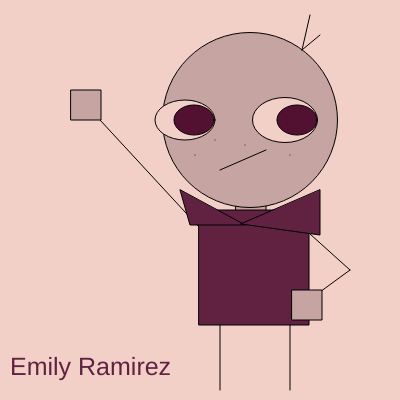
Frame 1 (no input)
Frame 60 (no input): identical to frame 1, image omitted
Frame 120 (the mouse pressed at the canvas centre since frame 60): identical to frame 1, image omitted

The p5.js sketch that drew this single still picture (run headless with seeded random() and noise() and a simulated clock; from frame 60 on, the mouse is pressed at the canvas centre):

// p5.js sketch
// ── sketch.js
function setup() {
    createCanvas(400,400);
  }
  
  function draw() {
    background(242,207,199);
    //Legs
    line(220, 390, 220, 320);
    line(290, 390, 290, 320);

    //Torso
    fill(197,164,162);
    rect(236,205,30,50);

    //Necl
    fill(97,34,66);
    rect(199,210,110,115);

    //Head
    fill(197,164,162);
    circle(250,120,175);

    //Eyes
    fill(242,207,199);
    ellipse(185,120,60,40);
    ellipse(285,120,65,45);
    fill(82,17,49);
    ellipse(297,120,40,30);
    ellipse(194,120,40,30);

    //Right Arm
    line(100, 120, 198, 226);

    //Hoodie (hood)
    fill(97,34,66);
    triangle(245, 225, 190, 225, 180, 190);
    triangle(320, 190, 320, 235, 241, 224);

    //Acne/Spots
    point(215,140);
    point(195,155);
    point(245,145);
    point(290,155);

    //Left Arm
    line(350, 270, 310, 234);
    line(350, 270, 309, 300);

    //Hands
    fill(197,164,162);
    square(71,90,30)
    square(292,290,30)

    //Mouth
    line(220, 170, 266, 150);

    //Hair
    line(310, 15, 302, 50);
    line(320, 35, 302, 50);

    //Signature
    fill(97,34,66);
    textSize(25);
    text('Emily Ramirez', 10, 375);

  }
// ── Portrait.html
<html>
  <head>
    <title>p5.js Portrait!</title>
    <script src="https://cdnjs.cloudflare.com/ajax/libs/p5.js/1.1.9/p5.min.js"></script>
    <script src="sketch.js"></script>
  </head>
  <body>
  </body>
</html>
